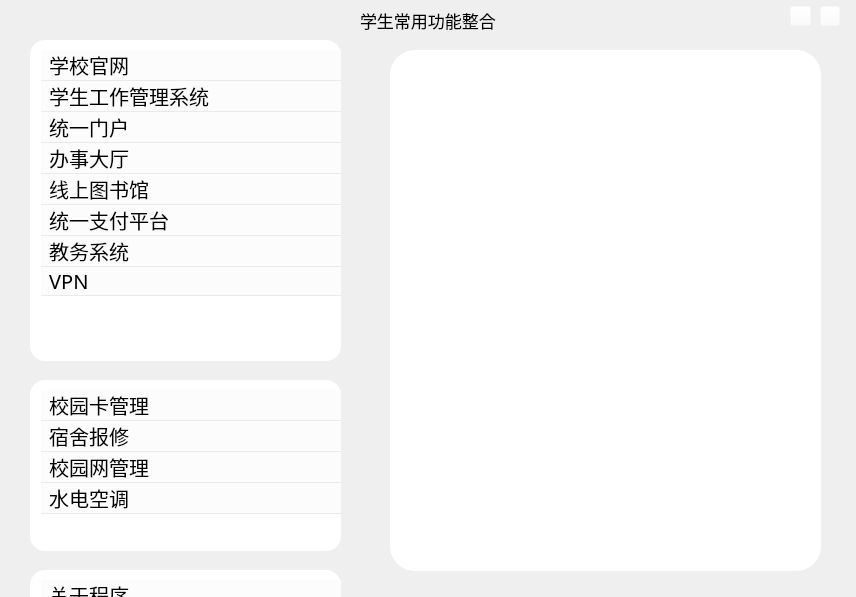
<?xml version="1.0" encoding="UTF-8"?>
<ui version="4.0">
 <class>MainWindow</class>
 <widget class="QMainWindow" name="MainWindow">
  <property name="geometry">
   <rect>
    <x>0</x>
    <y>0</y>
    <width>856</width>
    <height>597</height>
   </rect>
  </property>
  <property name="windowTitle">
   <string>MainWindow</string>
  </property>
  <property name="styleSheet">
   <string notr="true"/>
  </property>
  <widget class="QWidget" name="centralwidget">
   <property name="styleSheet">
    <string notr="true">QListWidget{outline: none;}
</string>
   </property>
   <widget class="QWidget" name="widget" native="true">
    <property name="geometry">
     <rect>
      <x>20</x>
      <y>40</y>
      <width>351</width>
      <height>581</height>
     </rect>
    </property>
    <property name="styleSheet">
     <string notr="true">QWidget  {

border-width: 0px 0px 0px 0px; 
border-style: solid;
 border-color: rgb(76,76,76);
	background-color: rgba(255, 255, 255,0);
}



</string>
    </property>
    <layout class="QHBoxLayout" name="horizontalLayout">
     <item>
      <widget class="QScrollArea" name="scrollArea">
       <property name="minimumSize">
        <size>
         <width>0</width>
         <height>0</height>
        </size>
       </property>
       <property name="styleSheet">
        <string notr="true">QScrollArea:QScrollBar{width:0;height:0}
QScrollBar{width:0;height:0}</string>
       </property>
       <property name="verticalScrollBarPolicy">
        <enum>Qt::ScrollBarAlwaysOff</enum>
       </property>
       <property name="horizontalScrollBarPolicy">
        <enum>Qt::ScrollBarAlwaysOff</enum>
       </property>
       <property name="widgetResizable">
        <bool>true</bool>
       </property>
       <widget class="QWidget" name="scrollAreaWidgetContents">
        <property name="geometry">
         <rect>
          <x>0</x>
          <y>0</y>
          <width>329</width>
          <height>10000</height>
         </rect>
        </property>
        <property name="minimumSize">
         <size>
          <width>0</width>
          <height>10000</height>
         </size>
        </property>
        <property name="styleSheet">
         <string notr="true">QScrollBar{width:0;height:0}</string>
        </property>
        <widget class="QWidget" name="widget_2" native="true">
         <property name="geometry">
          <rect>
           <x>10</x>
           <y>0</y>
           <width>311</width>
           <height>321</height>
          </rect>
         </property>
         <property name="styleSheet">
          <string notr="true">QWidget  {

border-width: 0px 0px 0px 0px; 
border-style: solid;
 border-color: rgb(76,76,76);
 border-radius:15px;
background-color: rgb(255, 255, 255);

}



</string>
         </property>
         <widget class="QListWidget" name="listWidget">
          <property name="geometry">
           <rect>
            <x>1</x>
            <y>10</y>
            <width>311</width>
            <height>301</height>
           </rect>
          </property>
          <property name="font">
           <font>
            <family>My font</family>
            <pointsize>-1</pointsize>
           </font>
          </property>
          <property name="cursor" stdset="0">
           <cursorShape>ArrowCursor</cursorShape>
          </property>
          <property name="styleSheet">
           <string notr="true">QScrollBar{width:0;height:0}
QListWidget
{
	font-size :20px;
	
}

QListWidget::Item
{
    border:0px;
    background-color:rgba(252,252,252,1);
	
	margin-left:10px;
	

}
/*列表每个item在鼠标移到上面时的属性值*/
QListWidget::Item:hover
{
    background-color:rgba(244,244,244,1);
    padding-top:0px;
    padding-bottom:0px;
	outline: none;
}
/*列表每个item在被选中时的属性值*/
QListWidget::item:selected
{
    background-color:rgba(99,160,248,1);
    border: none;
	outline: none;
}
QListWidget::item 
{ 
	border-bottom: 1px solid;
	border-color :rgba(234,234,234,1);
}





</string>
          </property>
          <property name="verticalScrollBarPolicy">
           <enum>Qt::ScrollBarAlwaysOff</enum>
          </property>
          <property name="horizontalScrollBarPolicy">
           <enum>Qt::ScrollBarAlwaysOff</enum>
          </property>
          <property name="autoScroll">
           <bool>true</bool>
          </property>
          <property name="dragDropMode">
           <enum>QAbstractItemView::NoDragDrop</enum>
          </property>
          <property name="spacing">
           <number>1</number>
          </property>
          <property name="viewMode">
           <enum>QListView::ListMode</enum>
          </property>
          <property name="modelColumn">
           <number>0</number>
          </property>
          <property name="uniformItemSizes">
           <bool>false</bool>
          </property>
          <property name="batchSize">
           <number>100</number>
          </property>
          <item>
           <property name="text">
            <string> 学校官网</string>
           </property>
           <property name="whatsThis">
            <string notr="true" comment="1"/>
           </property>
           <property name="background">
            <brush brushstyle="NoBrush">
             <color alpha="255">
              <red>226</red>
              <green>226</green>
              <blue>226</blue>
             </color>
            </brush>
           </property>
           <property name="foreground">
            <brush brushstyle="NoBrush">
             <color alpha="255">
              <red>0</red>
              <green>0</green>
              <blue>0</blue>
             </color>
            </brush>
           </property>
           <property name="icon">
            <iconset resource="button.qrc">
             <normaloff>:/src/button/1.jpg</normaloff>:/src/button/1.jpg</iconset>
           </property>
          </item>
          <item>
           <property name="text">
            <string> 学生工作管理系统</string>
           </property>
           <property name="whatsThis">
            <string notr="true" comment="2"/>
           </property>
           <property name="icon">
            <iconset resource="button.qrc">
             <normaloff>:/src/button/5.png</normaloff>:/src/button/5.png</iconset>
           </property>
          </item>
          <item>
           <property name="text">
            <string> 统一门户</string>
           </property>
           <property name="whatsThis">
            <string notr="true" comment="3"/>
           </property>
           <property name="icon">
            <iconset resource="button.qrc">
             <normaloff>:/src/button/2.jpg</normaloff>:/src/button/2.jpg</iconset>
           </property>
          </item>
          <item>
           <property name="text">
            <string> 办事大厅</string>
           </property>
           <property name="whatsThis">
            <string notr="true" comment="4"/>
           </property>
           <property name="background">
            <brush brushstyle="NoBrush">
             <color alpha="255">
              <red>0</red>
              <green>0</green>
              <blue>0</blue>
             </color>
            </brush>
           </property>
           <property name="foreground">
            <brush brushstyle="Dense2Pattern">
             <color alpha="255">
              <red>0</red>
              <green>0</green>
              <blue>0</blue>
             </color>
            </brush>
           </property>
           <property name="icon">
            <iconset resource="button.qrc">
             <normaloff>:/src/button/3.jpg</normaloff>:/src/button/3.jpg</iconset>
           </property>
          </item>
          <item>
           <property name="text">
            <string> 线上图书馆</string>
           </property>
           <property name="whatsThis">
            <string notr="true" comment="5"/>
           </property>
           <property name="icon">
            <iconset resource="button.qrc">
             <normaloff>:/src/button/4.png</normaloff>:/src/button/4.png</iconset>
           </property>
          </item>
          <item>
           <property name="text">
            <string> 统一支付平台</string>
           </property>
           <property name="whatsThis">
            <string notr="true" comment="6"/>
           </property>
           <property name="icon">
            <iconset resource="button.qrc">
             <normaloff>:/src/button/6.png</normaloff>:/src/button/6.png</iconset>
           </property>
          </item>
          <item>
           <property name="text">
            <string> 教务系统</string>
           </property>
           <property name="icon">
            <iconset resource="button.qrc">
             <normaloff>:/src/button/9.png</normaloff>:/src/button/9.png</iconset>
           </property>
          </item>
          <item>
           <property name="text">
            <string> VPN</string>
           </property>
           <property name="icon">
            <iconset resource="button.qrc">
             <normaloff>:/src/button/7.png</normaloff>:/src/button/7.png</iconset>
           </property>
          </item>
         </widget>
        </widget>
        <widget class="QWidget" name="widget_5" native="true">
         <property name="geometry">
          <rect>
           <x>10</x>
           <y>340</y>
           <width>311</width>
           <height>171</height>
          </rect>
         </property>
         <property name="styleSheet">
          <string notr="true">QWidget  {

border-width: 0px 0px 0px 0px; 
border-style: solid;
 border-color: rgb(76,76,76);
 border-radius:15px;
background-color: rgb(255, 255, 255);

}



</string>
         </property>
         <widget class="QListWidget" name="listWidget_3">
          <property name="geometry">
           <rect>
            <x>1</x>
            <y>10</y>
            <width>311</width>
            <height>151</height>
           </rect>
          </property>
          <property name="font">
           <font>
            <family>My font</family>
            <pointsize>-1</pointsize>
           </font>
          </property>
          <property name="cursor" stdset="0">
           <cursorShape>ArrowCursor</cursorShape>
          </property>
          <property name="styleSheet">
           <string notr="true">QScrollBar{width:0;height:0}
QListWidget
{
	font-size :20px;
	
}

QListWidget::Item
{
    border:0px;
    background-color:rgba(252,252,252,1);
	
	margin-left:10px;
	

}
/*列表每个item在鼠标移到上面时的属性值*/
QListWidget::Item:hover
{
    background-color:rgba(244,244,244,1);
    padding-top:0px;
    padding-bottom:0px;
	outline: none;
}
/*列表每个item在被选中时的属性值*/
QListWidget::item:selected
{
    background-color:rgba(99,160,248,1);
    border: none;
	outline: none;
}
QListWidget::item 
{ 
	border-bottom: 1px solid;
	border-color :rgba(234,234,234,1);
}





</string>
          </property>
          <property name="verticalScrollBarPolicy">
           <enum>Qt::ScrollBarAlwaysOff</enum>
          </property>
          <property name="horizontalScrollBarPolicy">
           <enum>Qt::ScrollBarAlwaysOff</enum>
          </property>
          <property name="autoScroll">
           <bool>true</bool>
          </property>
          <property name="dragDropMode">
           <enum>QAbstractItemView::NoDragDrop</enum>
          </property>
          <property name="spacing">
           <number>1</number>
          </property>
          <property name="viewMode">
           <enum>QListView::ListMode</enum>
          </property>
          <property name="modelColumn">
           <number>0</number>
          </property>
          <property name="uniformItemSizes">
           <bool>false</bool>
          </property>
          <property name="batchSize">
           <number>100</number>
          </property>
          <item>
           <property name="text">
            <string> 校园卡管理</string>
           </property>
           <property name="whatsThis">
            <string notr="true" comment="1"/>
           </property>
           <property name="background">
            <brush brushstyle="NoBrush">
             <color alpha="255">
              <red>226</red>
              <green>226</green>
              <blue>226</blue>
             </color>
            </brush>
           </property>
           <property name="foreground">
            <brush brushstyle="NoBrush">
             <color alpha="255">
              <red>0</red>
              <green>0</green>
              <blue>0</blue>
             </color>
            </brush>
           </property>
           <property name="icon">
            <iconset resource="button.qrc">
             <normaloff>:/src/button/8.png</normaloff>:/src/button/8.png</iconset>
           </property>
          </item>
          <item>
           <property name="text">
            <string> 宿舍报修</string>
           </property>
           <property name="whatsThis">
            <string notr="true" comment="2"/>
           </property>
           <property name="icon">
            <iconset resource="button.qrc">
             <normaloff>:/src/button/12.png</normaloff>:/src/button/12.png</iconset>
           </property>
          </item>
          <item>
           <property name="text">
            <string> 校园网管理</string>
           </property>
           <property name="whatsThis">
            <string notr="true" comment="3"/>
           </property>
           <property name="icon">
            <iconset resource="button.qrc">
             <normaloff>:/src/button/10.png</normaloff>:/src/button/10.png</iconset>
           </property>
          </item>
          <item>
           <property name="text">
            <string> 水电空调</string>
           </property>
           <property name="whatsThis">
            <string notr="true" comment="4"/>
           </property>
           <property name="background">
            <brush brushstyle="NoBrush">
             <color alpha="255">
              <red>0</red>
              <green>0</green>
              <blue>0</blue>
             </color>
            </brush>
           </property>
           <property name="foreground">
            <brush brushstyle="Dense2Pattern">
             <color alpha="255">
              <red>0</red>
              <green>0</green>
              <blue>0</blue>
             </color>
            </brush>
           </property>
           <property name="icon">
            <iconset resource="button.qrc">
             <normaloff>:/src/button/11.png</normaloff>:/src/button/11.png</iconset>
           </property>
          </item>
         </widget>
        </widget>
        <widget class="QWidget" name="widget_6" native="true">
         <property name="geometry">
          <rect>
           <x>10</x>
           <y>530</y>
           <width>311</width>
           <height>101</height>
          </rect>
         </property>
         <property name="styleSheet">
          <string notr="true">QWidget  {

border-width: 0px 0px 0px 0px; 
border-style: solid;
 border-color: rgb(76,76,76);
 border-radius:15px;
background-color: rgb(255, 255, 255);

}



</string>
         </property>
         <widget class="QListWidget" name="listWidget_2">
          <property name="geometry">
           <rect>
            <x>1</x>
            <y>10</y>
            <width>311</width>
            <height>81</height>
           </rect>
          </property>
          <property name="font">
           <font>
            <family>My font</family>
            <pointsize>-1</pointsize>
           </font>
          </property>
          <property name="cursor" stdset="0">
           <cursorShape>ArrowCursor</cursorShape>
          </property>
          <property name="styleSheet">
           <string notr="true">QScrollBar{width:0;height:0}
QListWidget
{
	font-size :20px;
	
}

QListWidget::Item
{
    border:0px;
    background-color:rgba(252,252,252,1);
	
	margin-left:10px;
	

}
/*列表每个item在鼠标移到上面时的属性值*/
QListWidget::Item:hover
{
    background-color:rgba(244,244,244,1);
    padding-top:0px;
    padding-bottom:0px;
	outline: none;
}
/*列表每个item在被选中时的属性值*/
QListWidget::item:selected
{
    background-color:rgba(99,160,248,1);
    border: none;
	outline: none;
}
QListWidget::item 
{ 
	border-bottom: 1px solid;
	border-color :rgba(234,234,234,1);
}





</string>
          </property>
          <property name="verticalScrollBarPolicy">
           <enum>Qt::ScrollBarAlwaysOff</enum>
          </property>
          <property name="horizontalScrollBarPolicy">
           <enum>Qt::ScrollBarAlwaysOff</enum>
          </property>
          <property name="autoScroll">
           <bool>true</bool>
          </property>
          <property name="dragDropMode">
           <enum>QAbstractItemView::NoDragDrop</enum>
          </property>
          <property name="layoutMode">
           <enum>QListView::SinglePass</enum>
          </property>
          <property name="spacing">
           <number>1</number>
          </property>
          <property name="viewMode">
           <enum>QListView::ListMode</enum>
          </property>
          <property name="modelColumn">
           <number>0</number>
          </property>
          <property name="uniformItemSizes">
           <bool>false</bool>
          </property>
          <property name="batchSize">
           <number>100</number>
          </property>
          <item>
           <property name="text">
            <string> 关于程序</string>
           </property>
           <property name="whatsThis">
            <string notr="true" comment="1"/>
           </property>
           <property name="background">
            <brush brushstyle="NoBrush">
             <color alpha="255">
              <red>226</red>
              <green>226</green>
              <blue>226</blue>
             </color>
            </brush>
           </property>
           <property name="foreground">
            <brush brushstyle="NoBrush">
             <color alpha="255">
              <red>0</red>
              <green>0</green>
              <blue>0</blue>
             </color>
            </brush>
           </property>
           <property name="icon">
            <iconset resource="button.qrc">
             <normaloff>:/src/button/13.png</normaloff>:/src/button/13.png</iconset>
           </property>
          </item>
          <item>
           <property name="text">
            <string> 关于作者</string>
           </property>
           <property name="whatsThis">
            <string notr="true" comment="2"/>
           </property>
           <property name="icon">
            <iconset resource="button.qrc">
             <normaloff>:/src/button/14.png</normaloff>:/src/button/14.png</iconset>
           </property>
          </item>
         </widget>
        </widget>
       </widget>
      </widget>
     </item>
    </layout>
   </widget>
   <widget class="QWidget" name="widget_3" native="true">
    <property name="geometry">
     <rect>
      <x>390</x>
      <y>50</y>
      <width>431</width>
      <height>521</height>
     </rect>
    </property>
    <property name="styleSheet">
     <string notr="true">QWidget  {

border-width: 0px 0px 0px 0px; 
border-style: solid;
 border-color: rgb(76,76,76);
 border-radius:25px;
background-color: rgb(255, 255, 255);

}



</string>
    </property>
    <widget class="QLabel" name="label_2">
     <property name="geometry">
      <rect>
       <x>30</x>
       <y>20</y>
       <width>371</width>
       <height>471</height>
      </rect>
     </property>
     <property name="styleSheet">
      <string notr="true">QLabel{font:  24px;}</string>
     </property>
     <property name="text">
      <string/>
     </property>
     <property name="alignment">
      <set>Qt::AlignLeading|Qt::AlignLeft|Qt::AlignTop</set>
     </property>
    </widget>
   </widget>
   <widget class="QWidget" name="widget_4" native="true">
    <property name="geometry">
     <rect>
      <x>0</x>
      <y>0</y>
      <width>861</width>
      <height>611</height>
     </rect>
    </property>
    <property name="styleSheet">
     <string notr="true">
	
	border-image: url(:/src/background.png);

	background-color: rgba(255,255,255,0);



</string>
    </property>
    <widget class="QPushButton" name="pushButton_2">
     <property name="geometry">
      <rect>
       <x>790</x>
       <y>6</y>
       <width>21</width>
       <height>20</height>
      </rect>
     </property>
     <property name="styleSheet">
      <string notr="true">border-image: url(:/src/button/min.png);</string>
     </property>
     <property name="text">
      <string/>
     </property>
    </widget>
    <widget class="QPushButton" name="pushButton_3">
     <property name="geometry">
      <rect>
       <x>820</x>
       <y>6</y>
       <width>20</width>
       <height>20</height>
      </rect>
     </property>
     <property name="styleSheet">
      <string notr="true">border-image: url(:/src/button/shutdown.png);</string>
     </property>
     <property name="text">
      <string/>
     </property>
    </widget>
   </widget>
   <widget class="QLabel" name="label">
    <property name="geometry">
     <rect>
      <x>360</x>
      <y>10</y>
      <width>281</width>
      <height>20</height>
     </rect>
    </property>
    <property name="styleSheet">
     <string notr="true">QLabel{background:transparent;

font-size :17px;}</string>
    </property>
    <property name="text">
     <string>学生常用功能整合</string>
    </property>
   </widget>
   <zorder>widget_4</zorder>
   <zorder>widget</zorder>
   <zorder>widget_3</zorder>
   <zorder>label</zorder>
  </widget>
 </widget>
 <resources>
  <include location="button.qrc"/>
 </resources>
 <connections/>
</ui>
